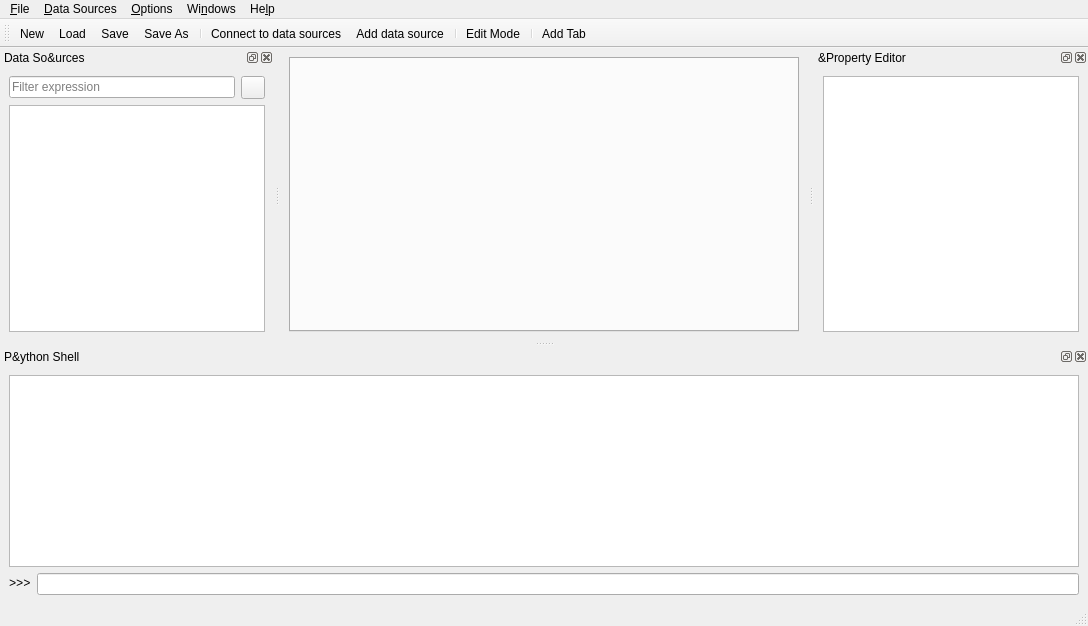
<?xml version="1.0" encoding="UTF-8"?>
<ui version="4.0">
 <class>MainWindow</class>
 <widget class="QMainWindow" name="MainWindow">
  <property name="geometry">
   <rect>
    <x>0</x>
    <y>0</y>
    <width>1088</width>
    <height>626</height>
   </rect>
  </property>
  <property name="windowTitle">
   <string>Testmanager NG</string>
  </property>
  <widget class="QWidget" name="centralwidget">
   <layout class="QHBoxLayout">
    <property name="spacing">
     <number>6</number>
    </property>
    <property name="leftMargin">
     <number>9</number>
    </property>
    <property name="topMargin">
     <number>9</number>
    </property>
    <property name="rightMargin">
     <number>9</number>
    </property>
    <property name="bottomMargin">
     <number>9</number>
    </property>
    <item>
     <widget class="QTabWidget" name="tabWidget"/>
    </item>
   </layout>
  </widget>
  <widget class="QMenuBar" name="menubar">
   <property name="geometry">
    <rect>
     <x>0</x>
     <y>0</y>
     <width>1088</width>
     <height>24</height>
    </rect>
   </property>
   <widget class="QMenu" name="menuHelp">
    <property name="title">
     <string>He&amp;lp</string>
    </property>
    <addaction name="actionAboutTestManager"/>
    <addaction name="actionAboutQt"/>
    <addaction name="actionTest"/>
   </widget>
   <widget class="QMenu" name="menuOptions">
    <property name="title">
     <string>&amp;Options</string>
    </property>
    <addaction name="actionEditMode"/>
    <addaction name="actionGlobalStyleSheet"/>
   </widget>
   <widget class="QMenu" name="menuWindows">
    <property name="title">
     <string>Wi&amp;ndows</string>
    </property>
   </widget>
   <widget class="QMenu" name="menu_Data_Sources">
    <property name="title">
     <string>&amp;Data Sources</string>
    </property>
    <addaction name="actionConnectAll"/>
    <addaction name="actionConnect"/>
   </widget>
   <widget class="QMenu" name="menu_File">
    <property name="title">
     <string>&amp;File</string>
    </property>
    <widget class="QMenu" name="menuRecentFiles">
     <property name="title">
      <string>&amp;Recent files</string>
     </property>
     <property name="icon">
      <iconset resource="testmanager.qrc">
       <normaloff>:/images/open.png</normaloff>:/images/open.png</iconset>
     </property>
    </widget>
    <addaction name="actionNew"/>
    <addaction name="actionLoad"/>
    <addaction name="menuRecentFiles"/>
    <addaction name="separator"/>
    <addaction name="actionSave"/>
    <addaction name="actionSaveAs"/>
    <addaction name="separator"/>
    <addaction name="actionClose"/>
   </widget>
   <addaction name="menu_File"/>
   <addaction name="menu_Data_Sources"/>
   <addaction name="menuOptions"/>
   <addaction name="menuWindows"/>
   <addaction name="menuHelp"/>
  </widget>
  <widget class="QStatusBar" name="statusbar"/>
  <widget class="QToolBar" name="toolBar">
   <property name="orientation">
    <enum>Qt::Horizontal</enum>
   </property>
   <property name="iconSize">
    <size>
     <width>28</width>
     <height>28</height>
    </size>
   </property>
   <attribute name="toolBarArea">
    <enum>TopToolBarArea</enum>
   </attribute>
   <attribute name="toolBarBreak">
    <bool>false</bool>
   </attribute>
   <addaction name="actionNew"/>
   <addaction name="actionLoad"/>
   <addaction name="actionSave"/>
   <addaction name="actionSaveAs"/>
   <addaction name="separator"/>
   <addaction name="actionConnectAll"/>
   <addaction name="actionConnect"/>
   <addaction name="separator"/>
   <addaction name="actionEditMode"/>
   <addaction name="separator"/>
   <addaction name="actionAddTab"/>
  </widget>
  <widget class="QDockWidget" name="dockWidgetSources">
   <property name="windowTitle">
    <string>Data So&amp;urces</string>
   </property>
   <attribute name="dockWidgetArea">
    <number>1</number>
   </attribute>
   <widget class="QWidget" name="dockWidgetContents">
    <layout class="QVBoxLayout" name="verticalLayout_2">
     <item>
      <layout class="QHBoxLayout" name="horizontalLayout_3">
       <item>
        <widget class="QLineEdit" name="lineEditFilter">
         <property name="placeholderText">
          <string>Filter expression</string>
         </property>
        </widget>
       </item>
       <item>
        <widget class="QToolButton" name="toolButtonClearFilter">
         <property name="icon">
          <iconset resource="testmanager.qrc">
           <normaloff>:/images/edit-clear.svg</normaloff>:/images/edit-clear.svg</iconset>
         </property>
        </widget>
       </item>
      </layout>
     </item>
     <item>
      <widget class="QTreeView" name="sourceTree">
       <property name="dragEnabled">
        <bool>true</bool>
       </property>
       <property name="dragDropMode">
        <enum>QAbstractItemView::DragOnly</enum>
       </property>
       <property name="selectionMode">
        <enum>QAbstractItemView::ExtendedSelection</enum>
       </property>
       <attribute name="headerStretchLastSection">
        <bool>false</bool>
       </attribute>
      </widget>
     </item>
    </layout>
   </widget>
  </widget>
  <widget class="QDockWidget" name="dockWidgetProperties">
   <property name="windowTitle">
    <string>&amp;Property Editor</string>
   </property>
   <attribute name="dockWidgetArea">
    <number>2</number>
   </attribute>
   <widget class="QWidget" name="dockWidgetContents_2">
    <layout class="QHBoxLayout" name="horizontalLayout">
     <item>
      <widget class="QTreeView" name="propertyTree">
       <property name="editTriggers">
        <set>QAbstractItemView::AllEditTriggers</set>
       </property>
       <property name="tabKeyNavigation">
        <bool>true</bool>
       </property>
      </widget>
     </item>
    </layout>
   </widget>
  </widget>
  <widget class="QDockWidget" name="dockWidgetPython">
   <property name="windowTitle">
    <string>P&amp;ython Shell</string>
   </property>
   <attribute name="dockWidgetArea">
    <number>8</number>
   </attribute>
   <widget class="QWidget" name="dockWidgetContents_3">
    <layout class="QVBoxLayout" name="verticalLayout">
     <item>
      <widget class="QTextEdit" name="textEditPython">
       <property name="styleSheet">
        <string notr="true">font-family: fixed;</string>
       </property>
       <property name="readOnly">
        <bool>true</bool>
       </property>
       <property name="html">
        <string notr="true">&lt;!DOCTYPE HTML PUBLIC &quot;-//W3C//DTD HTML 4.0//EN&quot; &quot;http://www.w3.org/TR/REC-html40/strict.dtd&quot;&gt;
&lt;html&gt;&lt;head&gt;&lt;meta name=&quot;qrichtext&quot; content=&quot;1&quot; /&gt;&lt;style type=&quot;text/css&quot;&gt;
p, li { white-space: pre-wrap; }
&lt;/style&gt;&lt;/head&gt;&lt;body style=&quot; font-family:'fixed'; font-size:10pt; font-weight:400; font-style:normal;&quot;&gt;
&lt;p style=&quot;-qt-paragraph-type:empty; margin-top:0px; margin-bottom:0px; margin-left:0px; margin-right:0px; -qt-block-indent:0; text-indent:0px; font-family:'Noto Sans';&quot;&gt;&lt;br /&gt;&lt;/p&gt;&lt;/body&gt;&lt;/html&gt;</string>
       </property>
      </widget>
     </item>
     <item>
      <layout class="QHBoxLayout" name="horizontalLayout_2">
       <item>
        <widget class="QLabel" name="labelPrompt">
         <property name="font">
          <font>
           <family>Monospace</family>
          </font>
         </property>
         <property name="text">
          <string notr="true">&gt;&gt;&gt;</string>
         </property>
        </widget>
       </item>
       <item>
        <widget class="QLineEdit" name="lineEditPython"/>
       </item>
      </layout>
     </item>
    </layout>
   </widget>
  </widget>
  <action name="actionNew">
   <property name="icon">
    <iconset resource="testmanager.qrc">
     <normaloff>:/images/new.png</normaloff>:/images/new.png</iconset>
   </property>
   <property name="text">
    <string>&amp;New</string>
   </property>
   <property name="toolTip">
    <string>New layout</string>
   </property>
  </action>
  <action name="actionSave">
   <property name="icon">
    <iconset resource="testmanager.qrc">
     <normaloff>:/images/save.png</normaloff>:/images/save.png</iconset>
   </property>
   <property name="text">
    <string>&amp;Save</string>
   </property>
   <property name="toolTip">
    <string>Save layout</string>
   </property>
  </action>
  <action name="actionSaveAs">
   <property name="icon">
    <iconset resource="testmanager.qrc">
     <normaloff>:/images/save-as.png</normaloff>:/images/save-as.png</iconset>
   </property>
   <property name="text">
    <string>Sa&amp;ve As...</string>
   </property>
   <property name="toolTip">
    <string>Save layout to another file</string>
   </property>
  </action>
  <action name="actionClose">
   <property name="icon">
    <iconset resource="testmanager.qrc">
     <normaloff>:/images/exit.png</normaloff>:/images/exit.png</iconset>
   </property>
   <property name="text">
    <string>&amp;Close</string>
   </property>
   <property name="toolTip">
    <string>Close the application</string>
   </property>
  </action>
  <action name="actionAboutQt">
   <property name="text">
    <string>About &amp;Qt</string>
   </property>
  </action>
  <action name="actionAboutTestManager">
   <property name="text">
    <string>&amp;About Testmanager</string>
   </property>
  </action>
  <action name="actionLoad">
   <property name="icon">
    <iconset resource="testmanager.qrc">
     <normaloff>:/images/open.png</normaloff>:/images/open.png</iconset>
   </property>
   <property name="text">
    <string>&amp;Load...</string>
   </property>
   <property name="toolTip">
    <string>Load layout</string>
   </property>
  </action>
  <action name="actionConnect">
   <property name="icon">
    <iconset resource="testmanager.qrc">
     <normaloff>:/images/list-add.png</normaloff>:/images/list-add.png</iconset>
   </property>
   <property name="text">
    <string>&amp;Add data source...</string>
   </property>
   <property name="toolTip">
    <string>Add a data source</string>
   </property>
   <property name="statusTip">
    <string>Add a data source</string>
   </property>
  </action>
  <action name="actionTest">
   <property name="text">
    <string>&amp;Test</string>
   </property>
   <property name="toolTip">
    <string>Start application test</string>
   </property>
  </action>
  <action name="actionEditMode">
   <property name="checkable">
    <bool>true</bool>
   </property>
   <property name="icon">
    <iconset resource="testmanager.qrc">
     <normaloff>:/images/edit.svg</normaloff>:/images/edit.svg</iconset>
   </property>
   <property name="text">
    <string>&amp;Edit Mode</string>
   </property>
   <property name="toolTip">
    <string>Toggle Edit Mode</string>
   </property>
   <property name="shortcut">
    <string>E</string>
   </property>
   <property name="shortcutContext">
    <enum>Qt::ApplicationShortcut</enum>
   </property>
  </action>
  <action name="actionAddTab">
   <property name="icon">
    <iconset resource="testmanager.qrc">
     <normaloff>:/images/tab-new.svg</normaloff>:/images/tab-new.svg</iconset>
   </property>
   <property name="text">
    <string>Add Tab</string>
   </property>
   <property name="toolTip">
    <string>Add a new tab</string>
   </property>
   <property name="shortcut">
    <string>A</string>
   </property>
  </action>
  <action name="actionGlobalStyleSheet">
   <property name="icon">
    <iconset resource="testmanager.qrc">
     <normaloff>:/images/stylesheet.svg</normaloff>:/images/stylesheet.svg</iconset>
   </property>
   <property name="text">
    <string>&amp;Global stylesheet...</string>
   </property>
   <property name="toolTip">
    <string>Edit the global stylesheet</string>
   </property>
   <property name="shortcut">
    <string>G</string>
   </property>
   <property name="shortcutContext">
    <enum>Qt::ApplicationShortcut</enum>
   </property>
  </action>
  <action name="actionConnectAll">
   <property name="icon">
    <iconset resource="testmanager.qrc">
     <normaloff>:/images/network-transmit-receive.svg</normaloff>:/images/network-transmit-receive.svg</iconset>
   </property>
   <property name="text">
    <string>&amp;Connect to data sources</string>
   </property>
   <property name="toolTip">
    <string>Connect all data sources</string>
   </property>
   <property name="statusTip">
    <string>Connect all referenced data sources</string>
   </property>
  </action>
 </widget>
 <resources>
  <include location="testmanager.qrc"/>
 </resources>
 <connections/>
</ui>
